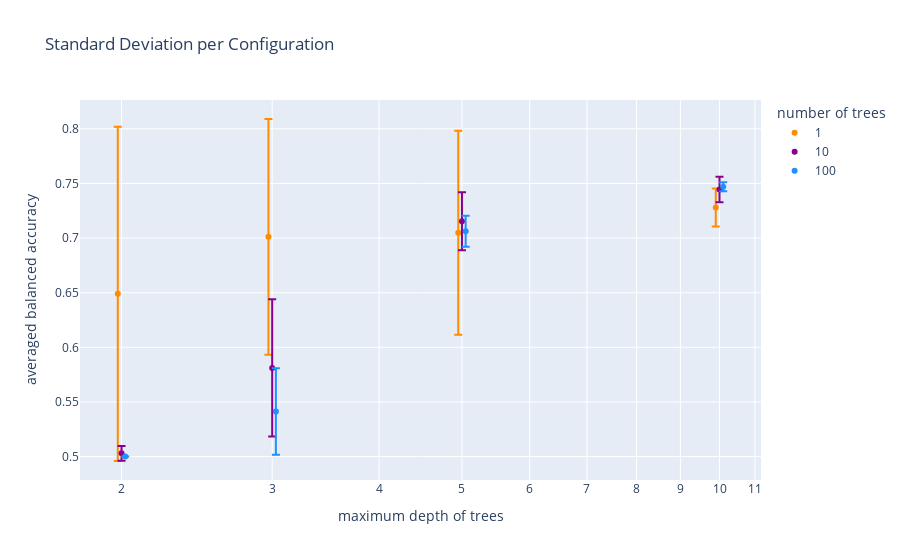

Notebook cell for this chart:
### Code cell
px.scatter(results_avg_viz,
        x='maximum depth of trees',
        y='averaged balanced accuracy',
        color='number of trees',
        error_y='balanced accuracy std',
        color_discrete_sequence=['darkorange', 'darkmagenta', 'dodgerblue'],
        log_x=True,
        hover_data=results_avg.iloc[[3]],
        title='Standard Deviation per Configuration')

### Figure 1 — Plotly figure (JSON) as saved in the notebook; plotly's stock layout.template omitted (floating-point values rounded to 4 significant figures)
{"data": [{"customdata": [["1", 0.153], ["1", 0.1078], ["1", 0.09337], ["1", 0.01748]], "error_y": {"array": [0.153, 0.1078, 0.09337, 0.01748]}, "hovertemplate": "number of trees=%{customdata[0]}<br>maximum depth of trees=%{x}<br>averaged balanced accuracy=%{y}<br>balanced accuracy std=%{customdata[1]}<extra></extra>", "legendgroup": "1", "marker": {"color": "darkorange", "symbol": "circle"}, "mode": "markers", "name": "1", "orientation": "v", "showlegend": true, "type": "scatter", "x": [1.98, 2.97, 4.95, 9.9], "xaxis": "x", "y": [0.649, 0.7011, 0.7049, 0.728], "yaxis": "y"}, {"customdata": [["10", 0.006789], ["10", 0.06281], ["10", 0.02654], ["10", 0.0117]], "error_y": {"array": [0.006789, 0.06281, 0.02654, 0.0117]}, "hovertemplate": "number of trees=%{customdata[0]}<br>maximum depth of trees=%{x}<br>averaged balanced accuracy=%{y}<br>balanced accuracy std=%{customdata[1]}<extra></extra>", "legendgroup": "10", "marker": {"color": "darkmagenta", "symbol": "circle"}, "mode": "markers", "name": "10", "orientation": "v", "showlegend": true, "type": "scatter", "x": [2, 3, 5, 10], "xaxis": "x", "y": [0.503, 0.5811, 0.7153, 0.7445], "yaxis": "y"}, {"customdata": [["100", 0], ["100", 0.03961], ["100", 0.01423], ["100", 0.004061]], "error_y": {"array": [0, 0.03961, 0.01423, 0.004061]}, "hovertemplate": "number of trees=%{customdata[0]}<br>maximum depth of trees=%{x}<br>averaged balanced accuracy=%{y}<br>balanced accuracy std=%{customdata[1]}<extra></extra>", "legendgroup": "100", "marker": {"color": "dodgerblue", "symbol": "circle"}, "mode": "markers", "name": "100", "orientation": "v", "showlegend": true, "type": "scatter", "x": [2.02, 3.03, 5.05, 10.1], "xaxis": "x", "y": [0.5, 0.5413, 0.7063, 0.747], "yaxis": "y"}], "layout": {"legend": {"title": {"text": "number of trees"}, "tracegroupgap": 0}, "title": {"text": "Standard Deviation per Configuration"}, "xaxis": {"anchor": "y", "domain": [0, 1], "title": {"text": "maximum depth of trees"}, "type": "log"}, "yaxis": {"anchor": "x", "domain": [0, 1], "title": {"text": "averaged balanced accuracy"}}}}
